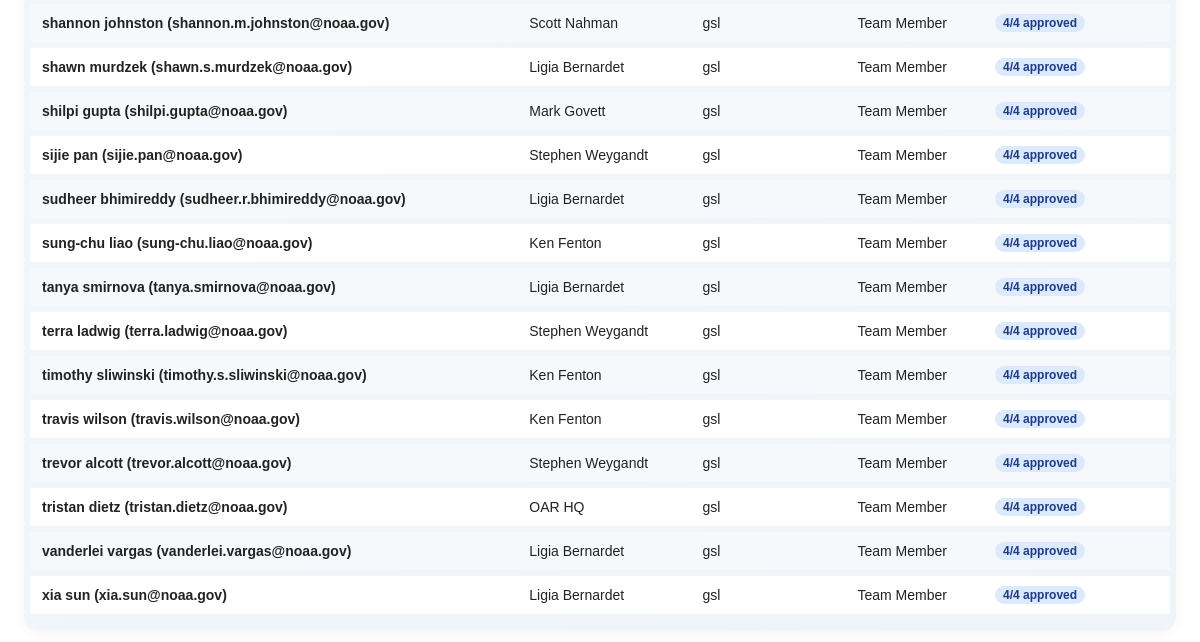
Page /dashboard (lower part) on the earlier database version.
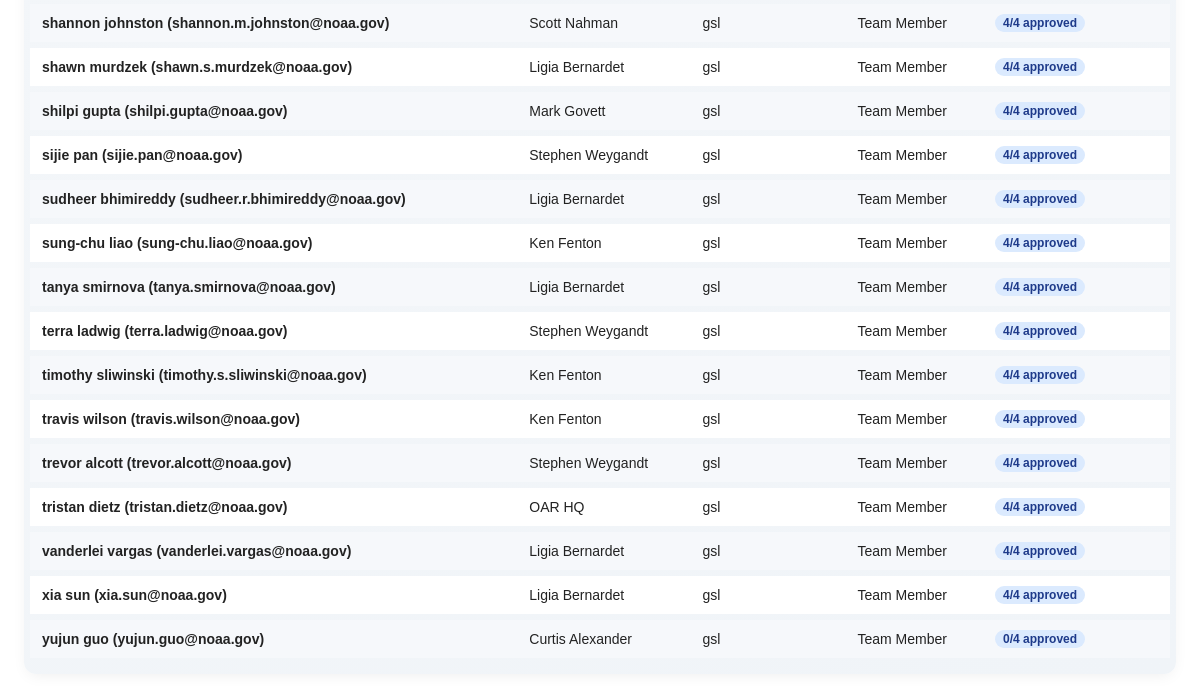
Same page on the later database version.
### approvals.py (models this page shows)
class UserAgreement(Base):
    __tablename__ = "user_agreements"
    id = Column(Integer, primary_key=True, index=True)
    email = Column(String, unique=True, index=True)
    first_name = Column(String, nullable=False)
    last_name = Column(String, nullable=False)
    esrl_lab = Column(String, nullable=False)
    role = Column(String, nullable=False)
    agreed = Column(Boolean, default=False)
    sponsor = Column(String, nullable=False)  # GitHub sponsor
    systemowner = Column(String, nullable=True) #GitHub Federal System Owner
    accountadmin = Column(String, nullable=True) #Github Federal Account Administrator
    isso = Column(String, nullable=True) # GitHub Federal Security Officer
    sponsorid = Column(String, nullable=True)  # GitHub Federal sponsor
    dissystemowner = Column(String, nullable=True) #GitHub Federal System Owner
    disaccountadmin = Column(String, nullable=True) #Github Federal Account Administrator
    disisso = Column(String, nullable=True) # GitHub Federal Security Officer
    dissponsor = Column(String, nullable=True)  # GitHub Federal sponsor
    timestamp = Column(DateTime, default=func.now())
    approval_timestamp1 = Column(DateTime)
    approval_timestamp2 = Column(DateTime)
    approval_timestamp3 = Column(DateTime)
    approval_timestamp4 = Column(DateTime)
    final_approval_timestamp = Column(DateTime)
    approval_token1 = Column(Text, unique=True)
    approval_token2 = Column(Text, unique=True)
    approval_token3 = Column(Text, unique=True)
    approval_token4 = Column(Text, unique=True)
    last_renewal_date = Column(DateTime, default=func.now())
    approver_email1 = Column(String)
    approver_email2 = Column(String)
    approver_email3 = Column(String)
    approver_email4 = Column(String)
    disapprover_email1 = Column(String)
    disapprover_email2 = Column(String)
    disapprover_email3 = Column(String)
    disapprover_email4 = Column(String)

### approvals.py (the view)
@app.get("/dashboard", response_class=HTMLResponse)
async def dashboard(request: Request):
    session = SessionLocal()
    try:
        agreements = session.query(UserAgreement).all()
        rows = []
        for ag in agreements:
            status_dict = build_status_from_agreement(ag)
            stages = list(status_dict.values())
            denied = any(s["status"] == "denied" for s in stages)
            approved_count = sum(1 for s in stages if s["status"] == "validated")
            if denied:
                approval_status = f"Denied ({approved_count}/4 approved)"
            else:
                approval_status = f"{approved_count}/4 approved"
            rows.append({
                "user_name": f"{ag.first_name} {ag.last_name}".strip(),
                "email": ag.email,
                "sponsor": format_sponsor_name(ag.sponsor),
                "organization": ag.esrl_lab,
                "role": ag.role,
                "approval_status": approval_status,
            })
        return templates.TemplateResponse("dashboard.html", {"request": request, "rows": rows})
    finally:
        session.close()

### templates/dashboard.html (shortened to what this page needs)
<!DOCTYPE html>
<html lang="en">
<head>
</head>
<body>
  <div class="wrapper">
    <table>
      <tbody>
        {% for row in rows %}
          {% set denied = 'Denied' in row.approval_status %}
          <tr>
            <td data-label="User Name">{{ row.user_name }} ({{ row.email }})</td>
            <td data-label="Sponsor">{{ row.sponsor }}</td>
            <td data-label="Organization">{{ row.organization }}</td>
            <td data-label="Role">{{ row.role }}</td>
            <td data-label="Approval Status">
              <span class="status-pill {% if denied %}denied{% endif %}">{{ row.approval_status }}</span>
            </td>
          </tr>
        {% endfor %}
      </tbody>
    </table>
  </div>
</body>
</html>

Differences in the rows shown:
added UserAgreement: user_name "yujun guo", email "yujun.guo@noaa.gov", sponsor "Curtis Alexander", organization "gsl", role "Team Member", approval_status "0/4 approved"
